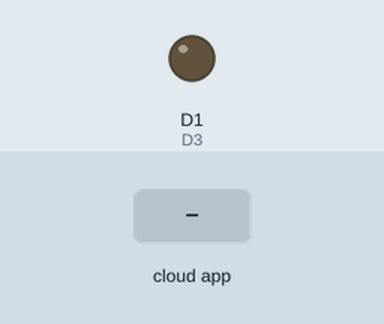
A sketch run on a simulated ESP8266 (NodeMCU). On the bench: output pins drawn as LEDs (lit = HIGH). The test bench sets the inputs (shaded band). WiFi joins after 1.5 s; servers stay silent unless stated; no MQTT or app messages arrive unless stated; what the sketch prints to the serial monitor is not drawn.

Above: at 2.7 s.
2.8 s: the phone or cloud app sets automation to d1on
At 3.2 s:
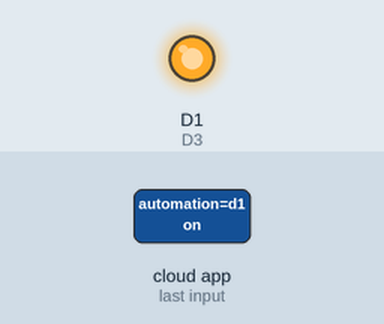
9.8 s: the phone or cloud app sets automation to d1off
At 10.8 s:
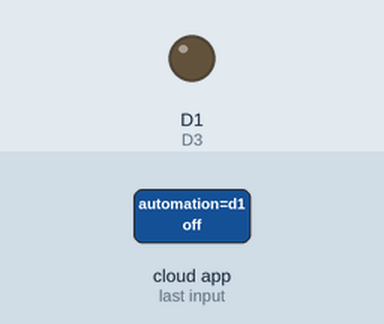
Timing chart, 0 to 12.8 s (numbered marks = the images above; inputs shaded):
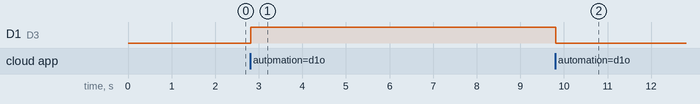

Measured:
- after the input at 2.8 s, D1 (D3): LOW → HIGH at once
- after the input at 9.8 s, D1 (D3): HIGH → LOW at once

The sketch:

Facebook_Home_automation.ino
```cpp
/*********
Nhom Sinh Vien: DHKHMT 11A
*********/

// Load Wi-Fi library
#include <ESP8266WiFi.h>
// Tai thu vien Adafruit
#include "Adafruit_MQTT.h"
#include "Adafruit_MQTT_Client.h"

#define D3 5 // GPIO5
#define D4 4 // GPIO4
#define D5 14 // GPIO0
#define D6 12 // GPIO2
#define D7 13 // GPIO14

// Replace with your network credentials
const char* ssid     = "IoT";
const char* password = "hoangdinh";

//IPAddress staticIP(192,168,0,100);
//IPAddress gateway(192,168,0,1);
//IPAddress subnet(255,255,255,0);

// Set web server port number to 80
WiFiServer server(80);

// Variable to store the HTTP request
String header, Request;
#define AIO_SERVER      "io.adafruit.com"
#define AIO_SERVERPORT  1883
#define AIO_USERNAME  "khanhhuyenconse"
#define AIO_KEY  "3ce30416355a48ce81a13524ac74bef2"
WiFiClient client;


// Auxiliar variables to store the current output state
String output5State = "off";
String output4State = "off";
String output14State = "off";
String output13State = "off";
String output12State = "off";

// Assign output variables to GPIO pins
const int output5 = 5;
const int output4 = 4;
const int output14 = 14;
const int output12 = 12;
const int output13 = 13;

Adafruit_MQTT_Client mqtt(&client, AIO_SERVER, AIO_SERVERPORT, AIO_USERNAME, AIO_KEY);

Adafruit_MQTT_Subscribe automation = Adafruit_MQTT_Subscribe(&mqtt, AIO_USERNAME "/feeds/automation");

boolean MQTT_connect();

boolean MQTT_connect() {
  int8_t ret;
  if (mqtt.connected()) {
    return true;
  }  uint8_t retries = 3;
  while ((ret = mqtt.connect()) != 0) {
    mqtt.disconnect();
    delay(2000);
    retries--;
    if (retries == 0) {
      return false;
    }
  } return true;
}

void setup() {
  Serial.begin(115200);
  Request = "";

  // Initialize the output variables as outputs
  pinMode(output5, OUTPUT);
  pinMode(output4, OUTPUT);
  pinMode(output14, OUTPUT);
  pinMode(output12, OUTPUT);
  pinMode(output13, OUTPUT);
  // Set outputs to LOW
  digitalWrite(output5, LOW);
  digitalWrite(output4, LOW);
  digitalWrite(output14, LOW);
  digitalWrite(output12, LOW);
  digitalWrite(output13, LOW);

  // Connect to Wi-Fi network with SSID and password
  Serial.println("Connecting to ");
  Serial.println(ssid);
  WiFi.begin(ssid, password);
  //WiFi.config(staticIP, gateway, subnet);
  while (WiFi.status() != WL_CONNECTED) {
    delay(500);
    Serial.print(".");
  }
  // Print local IP address and start web server
  Serial.println("");
  Serial.println("WiFi connected... Let's go :)))))");
  Serial.println("IP address: ");
  Serial.println(WiFi.localIP());

  // Ket noi theo phuong thuc MQTT
  mqtt.subscribe(&automation);
  pinMode(D2, OUTPUT);
  pinMode(D4, OUTPUT);
  pinMode(D5, OUTPUT);
  pinMode(D6, OUTPUT);
  pinMode(D7, OUTPUT);

  digitalWrite(D3, LOW);
  digitalWrite(D4, LOW);
  digitalWrite(D5, LOW);
  digitalWrite(D6, LOW);
  digitalWrite(D7, LOW);

  server.begin();
}

void loop(){
  WiFiClient client = server.available();   // Lang nghe hanh dong den tu client

  if (client) {                             // Neu 1 client duoc ket noi,
    Serial.println("Client moi.");          // Xuat 1 thong diem serial port monitor
    String currentLine = "";                // Tạo mot bien String de luu giu thong diep duoc gui den tu client
    while (client.connected()) {            // Trong khi client's da ket noi
      if (client.available()) {             // if there's bytes to read from the client,
        char c = client.read();             // read a byte, then
        Serial.write(c);                    // print it out the serial monitor
        header += c;
        if (c == '\n') {                    // if the byte is a newline character
          // if the current line is blank, you got two newline characters in a row.
          // that's the end of the client HTTP request, so send a response:
          if (currentLine.length() == 0) {
            // HTTP headers always start with a response code (e.g. HTTP/1.1 200 OK)
            // and a content-type so the client knows what's coming, then a blank line:
            client.println("HTTP/1.1 200 OK");
            client.println("Content-type:text/html");
            client.println("Connection: close");
            client.println();

            // turns the GPIOs on and off
            if (header.indexOf("GET /5/on") >= 0) {
              Serial.println("GPIO 5 on");
              output5State = "on";
              digitalWrite(output5, HIGH);
            } else if (header.indexOf("GET /5/off") >= 0) {
              Serial.println("GPIO 5 off");
              output5State = "off";
              digitalWrite(output5, LOW);
            } else if (header.indexOf("GET /4/on") >= 0) {
              Serial.println("GPIO 4 on");
              output4State = "on";
              digitalWrite(output4, HIGH);
            } else if (header.indexOf("GET /4/off") >= 0) {
              Serial.println("GPIO 4 off");
              output4State = "off";
              digitalWrite(output4, LOW);
            } else if (header.indexOf("GET /14/on") >= 0) {
              Serial.println("GPIO 14 on");
              output14State = "on";
              digitalWrite(output14, HIGH);
            } else if (header.indexOf("GET /14/off") >= 0) {
              Serial.println("GPIO 14 off");
              output14State = "off";
              digitalWrite(output14, LOW);
            } else if (header.indexOf("GET /12/on") >= 0) {
              Serial.println("GPIO 12 on");
              output12State = "on";
              digitalWrite(output12, HIGH);
            } else if (header.indexOf("GET /12/off") >= 0) {
              Serial.println("GPIO 12 off");
              output12State = "off";
              digitalWrite(output12, LOW);
            } else if (header.indexOf("GET /13/on") >= 0) {
              Serial.println("GPIO 13 on");
              output13State = "on";
              digitalWrite(output13, HIGH);
            } else if (header.indexOf("GET /13/off") >= 0) {
              Serial.println("GPIO 13 off");
              output13State = "off";
              digitalWrite(output13, LOW);
            }

            // Display the HTML web page
            client.println("<!DOCTYPE html><html>");
            client.println("<head><meta name=\"viewport\" content=\"width=device-width, initial-scale=1\"><meta charset=\"utf-8\">");
            client.println("<link rel=\"icon\" href=\"data:,\">");
            // CSS to style the on/off buttons
            // Feel free to change the background-color and font-size attributes to fit your preferences
            client.println("<style>html { font-family: Helvetica; display: inline-block; margin: 0px auto; text-align: center;}");
            client.println(".button { background-color: #195B6A; border: none; color: white; padding: 16px 40px;");
            client.println("text-decoration: none; font-size: 30px; margin: 2px; cursor: pointer;}");
            client.println(".button2 {background-color: #77878A;}");
            client.println(".hinhnen {background-color:#c9e7f9;}</style></head>");


            // Web Page Heading
            client.println("<body class = \"hinhnen\"><h1 style = \"color: \"#FF0000\"\">Điều khiển thiết bị với ESP8266 Webserver</h1>");

            // Hien thi trang thai hien tai và nút ON/OFF cho cổng GPIO 5
            client.println("<p>Đèn phòng khách đang: " + output5State + "</p>");
            // If the output5State is off, it displays the ON button
            if (output5State=="off") {
              client.println("<p><a href=\"/5/on\"><button class=\"button\">ON</button></a></p>");
            } else {
              client.println("<p><a href=\"/5/off\"><button class=\"button button2\">OFF</button></a></p>");
            }

            // Hien thi trang thai hien tai và nút ON/OFF cho cổng GPIO 4
            client.println("<p>Đèn phòng bếp đang: " + output4State + "</p>");
            // If the output4State is off, it displays the ON button
            if (output4State=="off") {
              client.println("<p><a href=\"/4/on\"><button class=\"button\">ON</button></a></p>");
            } else {
              client.println("<p><a href=\"/4/off\"><button class=\"button button2\">OFF</button></a></p>");
            }

             // Hien thi trang thai hien tai và nút ON/OFF cho cổng GPIO 14
            client.println("<p>Đèn phòng ngủ 1 đang: " + output14State + "</p>");
            // If the output14State is off, it displays the ON button
            if (output14State=="off") {
              client.println("<p><a href=\"/14/on\"><button class=\"button\">ON</button></a></p>");
            } else {
              client.println("<p><a href=\"/14/off\"><button class=\"button button2\">OFF</button></a></p>");
            }

             // Hien thi trang thai hien tai và nút ON/OFF cho cổng GPIO 12
            client.println("<p>Đèn phòng ngủ 2 đang: " + output12State + "</p>");
            // If the output12State is off, it displays the ON button
            if (output12State=="off") {
              client.println("<p><a href=\"/12/on\"><button class=\"button\">ON</button></a></p>");
            } else {
              client.println("<p><a href=\"/12/off\"><button class=\"button button2\">OFF</button></a></p>");
            }

             // Hien thi trang thai hien tai và nút ON/OFF cho cổng GPIO 13
            client.println("<p>Đèn toilet đang: " + output13State + "</p>");
            // If the output13State is off, it displays the ON button
            if (output13State=="off") {
              client.println("<p><a href=\"/13/on\"><button class=\"button\">ON</button></a></p>");
            } else {
              client.println("<p><a href=\"/13/off\"><button class=\"button button2\">OFF</button></a></p>");
            }


            client.println("</body></html>");

            // The HTTP response ends with another blank line
            client.println();
            // Break out of the while loop
            break;
          } else { // if you got a newline, then clear currentLine
            currentLine = "";
          }
        } else if (c != '\r') {  // if you got anything else but a carriage return character,
          currentLine += c;      // add it to the end of the currentLine
        }
      }
    }
    // Clear the header variable
    header = "";
    // Close the connection
    client.stop();
    Serial.println("Client disconnected.");
    Serial.println("");
  }
  else if (MQTT_connect()) {
    Adafruit_MQTT_Subscribe *subscription_name;
    while ((subscription_name = mqtt.readSubscription(1000))) {
      if (subscription_name == &automation) {
        Request = ((char *)automation.lastread);

         if(Request!=""){
          Serial.println('Ten ten!!!!');
          for (int i=0; i<Request.length(); i++){

            if(Request[i] == ' '){
              Request.remove(i, 1);
              i--;
              }
            }
          }

        Serial.println(Request);
        if (Request == "d1on") {
          digitalWrite(D3, HIGH);
          Serial.println("Den phong khach sang");
        }
        if (Request == "d1off") {
          digitalWrite(D3, LOW);
          Serial.println("Den phong khach tat");
        }

        if (Request == "d2on") {
          digitalWrite(D4, HIGH);
          Serial.println("Den phong bep sang");
        }
        if (Request == "d2off") {
          digitalWrite(D4, LOW);
          Serial.println("Den phong bep tat");
        }

        if (Request == "d3on") {
          digitalWrite(D5, HIGH);
          Serial.println("Den phong ngu 1 sang");
        }
        if (Request == "d3off") {
          digitalWrite(D5, LOW);
          Serial.println("Den phong ngu 1 tat");
        }

         if (Request == "d4on") {
          digitalWrite(D6, HIGH);
          Serial.println("Den phong ngu 2 sang");
        }
        if (Request == "d4off") {
          digitalWrite(D6, LOW);
          Serial.println("Den phong ngu 2 tat");
        }

         if (Request == "d5on") {
          digitalWrite(D7, HIGH);
          Serial.println("Den nha ve sinh sang");
        }
        if (Request == "d5off") {
          digitalWrite(D7, LOW);
          Serial.println("Den nha ve sinh tat");
        }

      }

    }

  }
}
```
